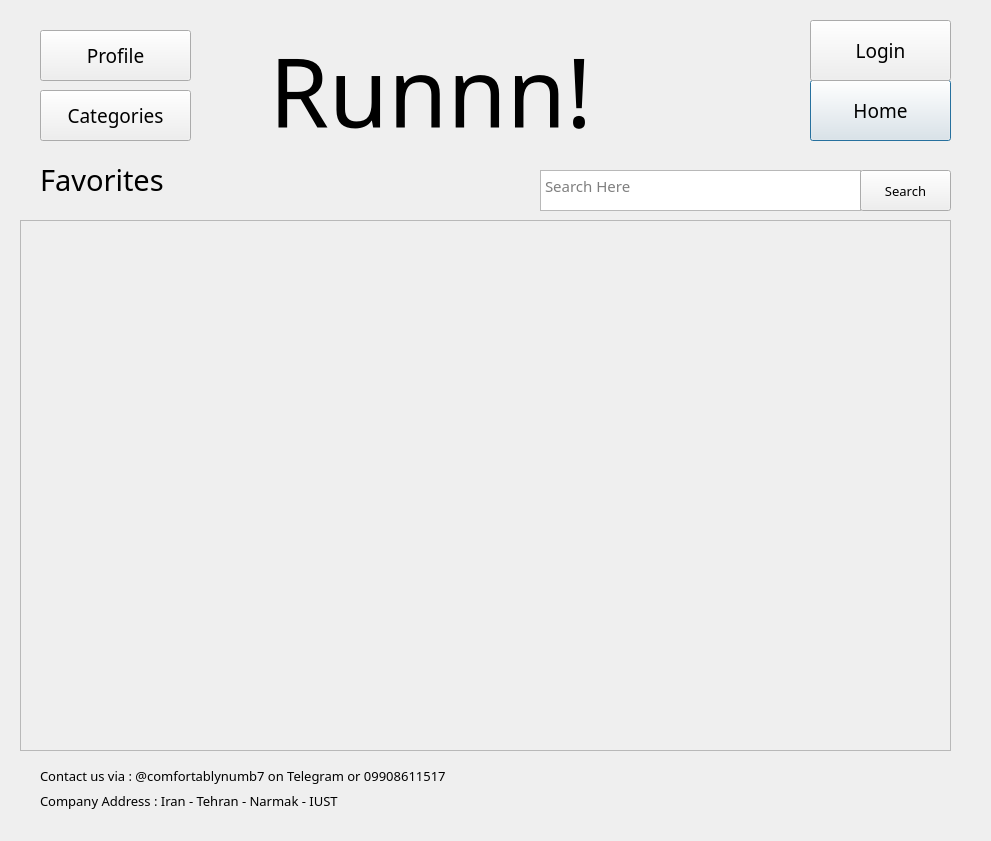
<?xml version="1.0" encoding="UTF-8"?>
<ui version="4.0">
 <class>Dialog</class>
 <widget class="QDialog" name="Dialog">
  <property name="geometry">
   <rect>
    <x>0</x>
    <y>0</y>
    <width>991</width>
    <height>841</height>
   </rect>
  </property>
  <property name="windowTitle">
   <string>Dialog</string>
  </property>
  <widget class="QLabel" name="label_2">
   <property name="geometry">
    <rect>
     <x>240</x>
     <y>30</y>
     <width>381</width>
     <height>121</height>
    </rect>
   </property>
   <property name="palette">
    <palette>
     <active>
      <colorrole role="WindowText">
       <brush brushstyle="SolidPattern">
        <color alpha="255">
         <red>0</red>
         <green>0</green>
         <blue>0</blue>
        </color>
       </brush>
      </colorrole>
     </active>
     <inactive>
      <colorrole role="WindowText">
       <brush brushstyle="SolidPattern">
        <color alpha="255">
         <red>0</red>
         <green>0</green>
         <blue>0</blue>
        </color>
       </brush>
      </colorrole>
     </inactive>
     <disabled>
      <colorrole role="WindowText">
       <brush brushstyle="SolidPattern">
        <color alpha="255">
         <red>120</red>
         <green>120</green>
         <blue>120</blue>
        </color>
       </brush>
      </colorrole>
     </disabled>
    </palette>
   </property>
   <property name="font">
    <font>
     <family>Pristina</family>
     <pointsize>72</pointsize>
     <weight>50</weight>
     <bold>false</bold>
    </font>
   </property>
   <property name="text">
    <string>Runnn!</string>
   </property>
   <property name="alignment">
    <set>Qt::AlignCenter</set>
   </property>
  </widget>
  <widget class="QLabel" name="label_4">
   <property name="geometry">
    <rect>
     <x>40</x>
     <y>750</y>
     <width>741</width>
     <height>101</height>
    </rect>
   </property>
   <property name="font">
    <font>
     <family>Cooper Black</family>
     <pointsize>10</pointsize>
    </font>
   </property>
   <property name="text">
    <string>Company Address : Iran - Tehran - Narmak - IUST </string>
   </property>
  </widget>
  <widget class="QPushButton" name="HomeButton">
   <property name="geometry">
    <rect>
     <x>810</x>
     <y>80</y>
     <width>141</width>
     <height>61</height>
    </rect>
   </property>
   <property name="font">
    <font>
     <family>Cooper Black</family>
     <pointsize>14</pointsize>
    </font>
   </property>
   <property name="text">
    <string>Home</string>
   </property>
  </widget>
  <widget class="QPushButton" name="LoginButton">
   <property name="geometry">
    <rect>
     <x>810</x>
     <y>20</y>
     <width>141</width>
     <height>61</height>
    </rect>
   </property>
   <property name="font">
    <font>
     <family>Cooper Black</family>
     <pointsize>14</pointsize>
    </font>
   </property>
   <property name="text">
    <string>Login</string>
   </property>
  </widget>
  <widget class="QLabel" name="label">
   <property name="geometry">
    <rect>
     <x>40</x>
     <y>160</y>
     <width>241</width>
     <height>71</height>
    </rect>
   </property>
   <property name="font">
    <font>
     <family>Cooper Black</family>
     <pointsize>22</pointsize>
     <weight>50</weight>
     <bold>false</bold>
    </font>
   </property>
   <property name="text">
    <string>Favorites</string>
   </property>
   <property name="alignment">
    <set>Qt::AlignLeading|Qt::AlignLeft|Qt::AlignTop</set>
   </property>
  </widget>
  <widget class="QLabel" name="label_3">
   <property name="geometry">
    <rect>
     <x>40</x>
     <y>750</y>
     <width>761</width>
     <height>51</height>
    </rect>
   </property>
   <property name="font">
    <font>
     <family>Cooper Black</family>
     <pointsize>10</pointsize>
    </font>
   </property>
   <property name="text">
    <string>Contact us via : @comfortablynumb7 on Telegram or 09908611517                                                                                          </string>
   </property>
  </widget>
  <widget class="QPushButton" name="ProfileButton">
   <property name="geometry">
    <rect>
     <x>40</x>
     <y>30</y>
     <width>151</width>
     <height>51</height>
    </rect>
   </property>
   <property name="font">
    <font>
     <family>Cooper Black</family>
     <pointsize>14</pointsize>
    </font>
   </property>
   <property name="text">
    <string>Profile</string>
   </property>
  </widget>
  <widget class="QTextEdit" name="SearchBox">
   <property name="geometry">
    <rect>
     <x>540</x>
     <y>170</y>
     <width>321</width>
     <height>41</height>
    </rect>
   </property>
   <property name="font">
    <font>
     <family>Cooper Black</family>
     <pointsize>11</pointsize>
    </font>
   </property>
   <property name="html">
    <string>&lt;!DOCTYPE HTML PUBLIC &quot;-//W3C//DTD HTML 4.0//EN&quot; &quot;http://www.w3.org/TR/REC-html40/strict.dtd&quot;&gt;
&lt;html&gt;&lt;head&gt;&lt;meta name=&quot;qrichtext&quot; content=&quot;1&quot; /&gt;&lt;style type=&quot;text/css&quot;&gt;
p, li { white-space: pre-wrap; }
&lt;/style&gt;&lt;/head&gt;&lt;body style=&quot; font-family:'Cooper Black'; font-size:11pt; font-weight:400; font-style:normal;&quot;&gt;
&lt;p style=&quot;-qt-paragraph-type:empty; margin-top:0px; margin-bottom:0px; margin-left:0px; margin-right:0px; -qt-block-indent:0; text-indent:0px; font-family:'MS Shell Dlg 2'; font-size:7.8pt;&quot;&gt;&lt;br /&gt;&lt;/p&gt;&lt;/body&gt;&lt;/html&gt;</string>
   </property>
   <property name="placeholderText">
    <string>Search Here</string>
   </property>
  </widget>
  <widget class="QPushButton" name="CategoriesButton">
   <property name="geometry">
    <rect>
     <x>40</x>
     <y>90</y>
     <width>151</width>
     <height>51</height>
    </rect>
   </property>
   <property name="font">
    <font>
     <family>Cooper Black</family>
     <pointsize>14</pointsize>
    </font>
   </property>
   <property name="text">
    <string>Categories</string>
   </property>
  </widget>
  <widget class="QPushButton" name="SearchButton">
   <property name="geometry">
    <rect>
     <x>860</x>
     <y>170</y>
     <width>91</width>
     <height>41</height>
    </rect>
   </property>
   <property name="font">
    <font>
     <family>Cooper Black</family>
     <pointsize>10</pointsize>
    </font>
   </property>
   <property name="text">
    <string>Search</string>
   </property>
  </widget>
  <widget class="QScrollArea" name="scrollArea">
   <property name="geometry">
    <rect>
     <x>20</x>
     <y>220</y>
     <width>931</width>
     <height>531</height>
    </rect>
   </property>
   <property name="widgetResizable">
    <bool>true</bool>
   </property>
   <widget class="QWidget" name="scrollAreaWidgetContents">
    <property name="geometry">
     <rect>
      <x>0</x>
      <y>0</y>
      <width>929</width>
      <height>529</height>
     </rect>
    </property>
   </widget>
  </widget>
 </widget>
 <resources/>
 <connections/>
</ui>
